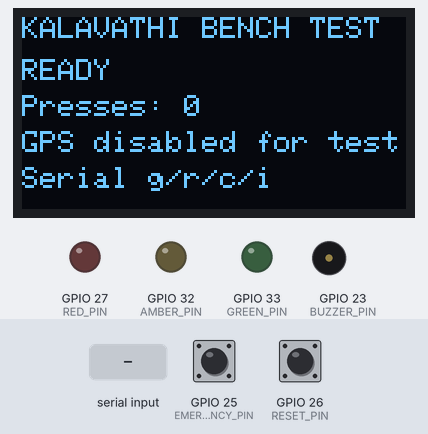
Bench run of a sketch on a simulated ESP32. On the bench: 128×64 one-colour display, output pins drawn as LEDs (lit = HIGH), buzzer (waves = sounding, pin HIGH). The test bench sets the inputs (shaded band); at power-on: GPIO 25 (EMERGENCY_PIN) HIGH, GPIO 26 (RESET_PIN) HIGH. What the sketch prints to the serial monitor is not drawn.

Above: at 1.2 s.
1.3 s: GPIO 25 (EMERGENCY_PIN) pulled LOW for 0.15 s
At 2.3 s:
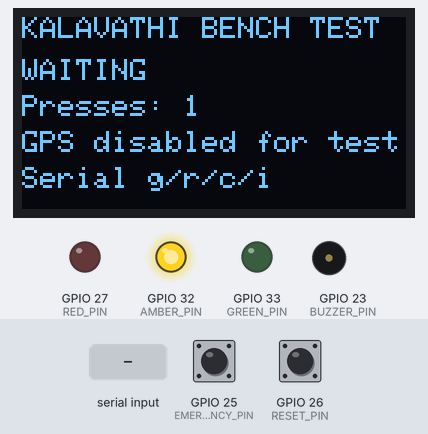
3.0 s: "g" received over Serial
At 3.5 s:
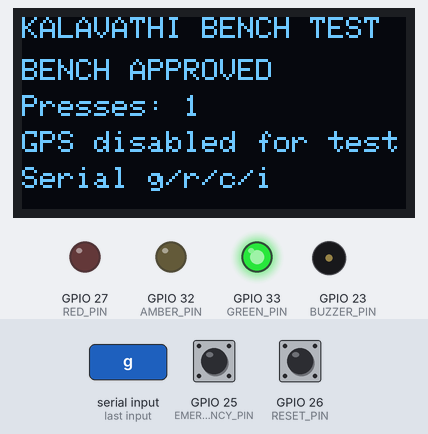
4.5 s: "r" received over Serial
At 5.7 s:
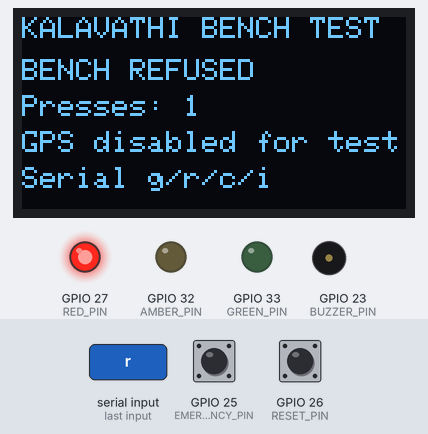
6.0 s: "c" received over Serial
At 7.1 s:
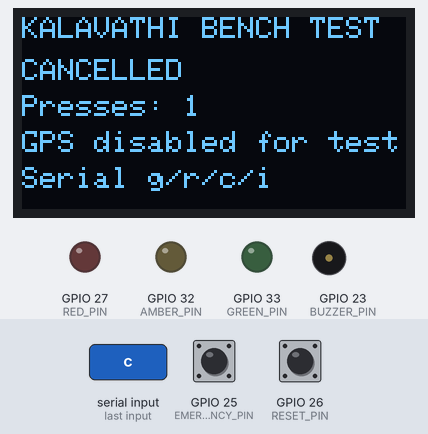
7.5 s: "i" received over Serial
At 8.3 s:
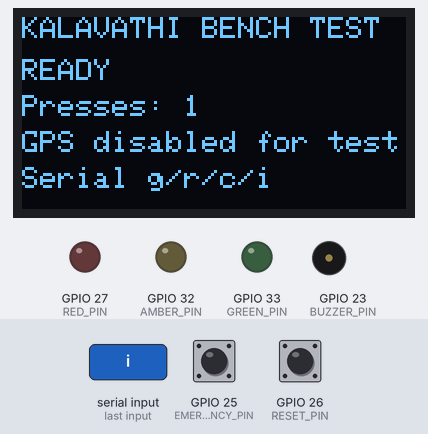
9.0 s: GPIO 25 (EMERGENCY_PIN) pulled LOW for 1 s
At 10.2 s:
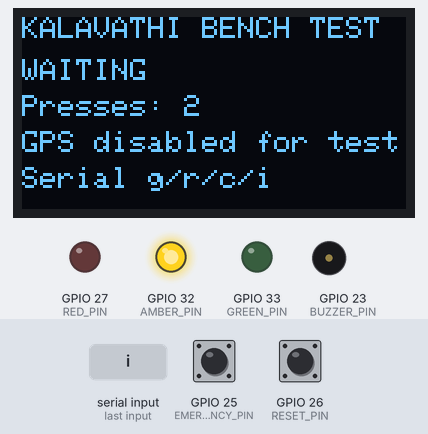
Timing chart, 0 to 12.0 s (numbered marks = the images above; inputs shaded):
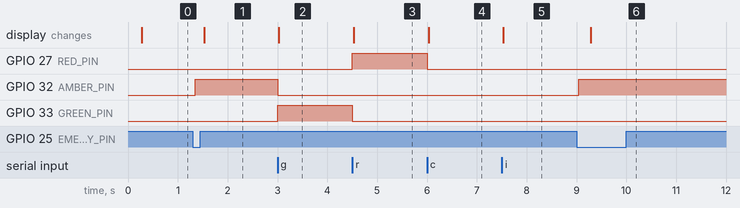

Measured:
- after the input at 1.3 s, GPIO 32 (AMBER_PIN): LOW → HIGH after 0.05 s; the display: changes after 0.23 s (image 1)
- after the input at 3.0 s, GPIO 32 (AMBER_PIN): HIGH → LOW at once; GPIO 33 (GREEN_PIN): LOW → HIGH at once; the display: changes at once (image 2)
- after the input at 4.5 s, GPIO 27 (RED_PIN): LOW → HIGH at once; GPIO 33 (GREEN_PIN): HIGH → LOW at once; the display: changes at once (image 3)
- after the input at 6.0 s, GPIO 27 (RED_PIN): HIGH → LOW at once; the display: changes at once (image 4)
- after the input at 7.5 s, the display: changes at once (image 5)
- after the input at 9.0 s, GPIO 32 (AMBER_PIN): LOW → HIGH after 0.05 s; the display: changes after 0.28 s (image 6)

The sketch:

kalavathi_bench.ino
```cpp
// Standalone hardware bring-up, NOT the hospital/backend firmware.
// Board: photographed classic ESP32 30-pin; Arduino IDE: ESP32 Dev Module.
#include <Arduino.h>
#include <TinyGPSPlus.h>
#include <Adafruit_GFX.h>
#include <Adafruit_SSD1306.h>

#if !defined(CONFIG_IDF_TARGET_ESP32)
#error "Select ESP32 Dev Module for the large classic ESP32 board."
#endif

// Enable only after the corresponding hardware checks in the guide.
#define ENABLE_GPS 0
#define ENABLE_OLED 1
#define ENABLE_ACTIVE_BUZZER_DRIVER 0

// true = NO contact closes to GND when pressed. false = NC opens when pressed.
constexpr bool EMERGENCY_ACTIVE_LOW = true;
constexpr uint8_t EMERGENCY_PIN = 25, RESET_PIN = 26;
constexpr uint8_t RED_PIN = 27, AMBER_PIN = 32, GREEN_PIN = 33;
constexpr uint8_t GPS_RX_PIN = 16, GPS_TX_PIN = 17, BUZZER_PIN = 23;
constexpr uint8_t OLED_CLK = 18, OLED_DATA = 19, OLED_RES = 21;
constexpr uint8_t OLED_DC = 22, OLED_CS = 14;

// Software SPI intentionally uses D19 for DATA, leaving D23 for buzzer control.
Adafruit_SSD1306 screen(128, 64, OLED_DATA, OLED_CLK, OLED_DC, OLED_RES, OLED_CS);
TinyGPSPlus gps;

enum class BenchState { Ready, Pending, Approved, Refused, Cancelled };
// Explicit declaration avoids Arduino-generated prototypes preceding this enum.
void setState(BenchState next);
BenchState state = BenchState::Ready;
unsigned long screenAt = 0, beepAt = 0;
unsigned int presses = 0;
bool screenReady = false, beepOn = false;

struct DebouncedButton {
  uint8_t pin;
  bool activeLow;
  bool lastRaw = HIGH, stable = HIGH, armed = false;
  unsigned long changedAt = 0;
  void begin() {
    pinMode(pin, INPUT_PULLUP);
    lastRaw = stable = digitalRead(pin);
    armed = !isActive(stable);
  }
  bool isActive(bool level) const { return activeLow ? level == LOW : level == HIGH; }
  bool pressed() {
    bool raw = digitalRead(pin);
    if (raw != lastRaw) { lastRaw = raw; changedAt = millis(); }
    if (raw != stable && millis() - changedAt >= 45) {
      stable = raw;
      if (!isActive(stable)) armed = true;
      else if (armed) { armed = false; return true; }
    }
    return false;
  }
};
DebouncedButton emergency{EMERGENCY_PIN, EMERGENCY_ACTIVE_LOW};
DebouncedButton resetButton{RESET_PIN, true};

const char* stateText() {
  switch (state) {
    case BenchState::Pending: return "WAITING";
    case BenchState::Approved: return "BENCH APPROVED";
    case BenchState::Refused: return "BENCH REFUSED";
    case BenchState::Cancelled: return "CANCELLED";
    default: return "READY";
  }
}
void feedbackBeep() {
#if ENABLE_ACTIVE_BUZZER_DRIVER
  digitalWrite(BUZZER_PIN, HIGH); beepAt = millis(); beepOn = true;
#endif
}
void setState(BenchState next) {
  state = next;
  digitalWrite(RED_PIN, state == BenchState::Refused);
  digitalWrite(AMBER_PIN, state == BenchState::Pending);
  digitalWrite(GREEN_PIN, state == BenchState::Approved);
  Serial.print("Bench status: "); Serial.println(stateText());
}
bool gpsFresh() {
#if ENABLE_GPS
  return gps.location.isValid() && gps.location.age() < 3000;
#else
  return false;
#endif
}
void drawScreen() {
#if ENABLE_OLED
  if (!screenReady) return;
  screen.clearDisplay(); screen.setTextColor(SSD1306_WHITE);
  screen.setTextSize(1); screen.setCursor(0, 0);
  screen.println("KALAVATHI BENCH TEST");
  screen.setCursor(0, 14); screen.println(stateText());
  screen.setCursor(0, 26); screen.print("Presses: "); screen.println(presses);
#if ENABLE_GPS
  if (gpsFresh()) {
    screen.setCursor(0, 38); screen.print("Lat "); screen.println(gps.location.lat(), 5);
    screen.setCursor(0, 50); screen.print("Lon "); screen.println(gps.location.lng(), 5);
  } else {
    screen.setCursor(0, 38); screen.println("GPS: searching/stale");
    screen.setCursor(0, 50); screen.print("RX chars: "); screen.println(gps.charsProcessed());
  }
#else
  screen.setCursor(0, 38); screen.println("GPS disabled for test");
  screen.setCursor(0, 50); screen.println("Serial g/r/c/i");
#endif
  screen.display();
#endif
}
void setup() {
  Serial.begin(115200);
  pinMode(RED_PIN, OUTPUT); pinMode(AMBER_PIN, OUTPUT); pinMode(GREEN_PIN, OUTPUT);
  pinMode(BUZZER_PIN, OUTPUT); digitalWrite(BUZZER_PIN, LOW);
  emergency.begin(); resetButton.begin();
#if ENABLE_GPS
  Serial2.begin(9600, SERIAL_8N1, GPS_RX_PIN, GPS_TX_PIN);
#endif
#if ENABLE_OLED
  screenReady = screen.begin(SSD1306_SWITCHCAPVCC);
  // SPI begin() cannot confirm the physical controller or detect missing wires.
  if (!screenReady) Serial.println("OLED buffer allocation failed; continue without screen.");
#endif
  setState(BenchState::Ready);
  Serial.println("Hardware bench only: no WiFi, hospital approval or persistent quota.");
  Serial.println("Commands: p=pending, g=bench green, r=bench red, c=cancel, i=idle, z=reset.");
}
void loop() {
#if ENABLE_GPS
  while (Serial2.available()) gps.encode(Serial2.read());
#endif
  if (emergency.pressed()) {
    // Release/twist-release between presses; no long-press interpretation here.
    if (state == BenchState::Pending || state == BenchState::Approved) setState(BenchState::Cancelled);
    else { ++presses; setState(BenchState::Pending); }
    feedbackBeep();
  }
  if (resetButton.pressed()) { presses = 0; setState(BenchState::Ready); feedbackBeep(); }
  while (Serial.available()) {
    switch (Serial.read()) {
      case 'p': setState(BenchState::Pending); break;
      case 'g': setState(BenchState::Approved); break;
      case 'r': setState(BenchState::Refused); break;
      case 'c': setState(BenchState::Cancelled); break;
      case 'i': setState(BenchState::Ready); break;
      case 'z': presses = 0; setState(BenchState::Ready); break;
    }
  }
  if (beepOn && millis() - beepAt >= 100) { digitalWrite(BUZZER_PIN, LOW); beepOn = false; }
  if (millis() - screenAt >= 250) { screenAt = millis(); drawScreen(); }
  delay(1);
}
```
